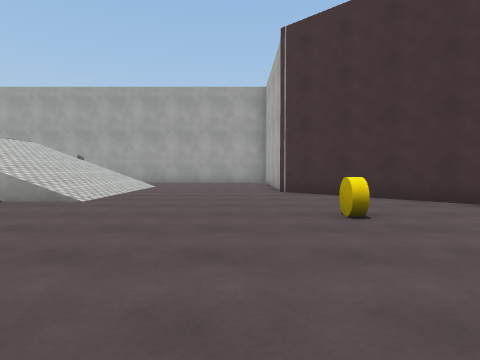
view 1 (above)

13 first-person views from a walk through a 3-D level made in the Unity game engine. The camera is 1.2 m above the floor, tilts 2° down and sees 75° across. The floor is counted in squares, 2 m on a side. Each view is taken from the middle of a square. On the plan, view 1 faces up. The plan holds only what a view shows up to about 9 squares ahead; the rest is blank. The place goes on beyond the plan. The player is left out. Surface patterns are stand-ins for the level's own textures.

view 2
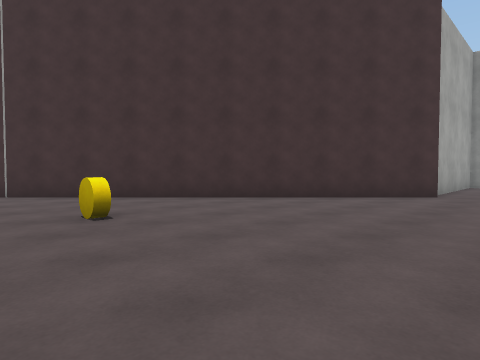

view 3
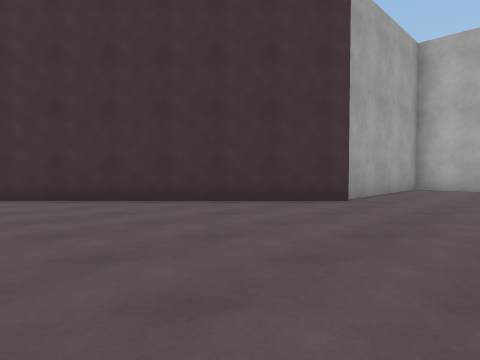

view 4
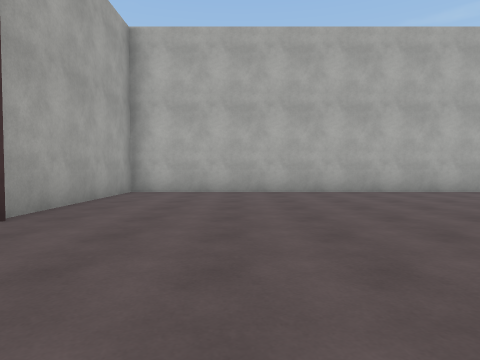

view 5
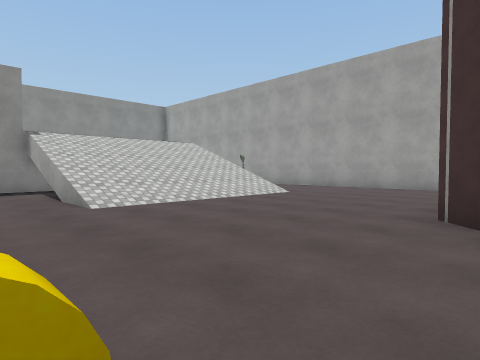

view 6
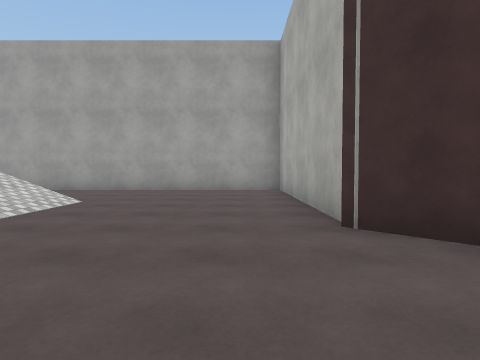

view 7
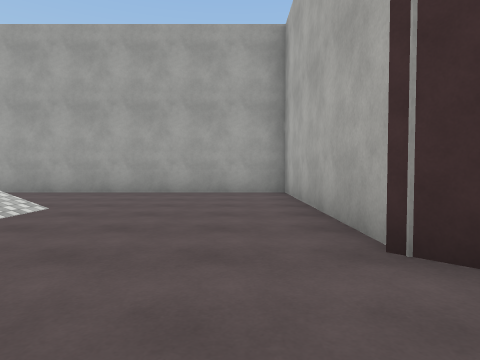

view 8
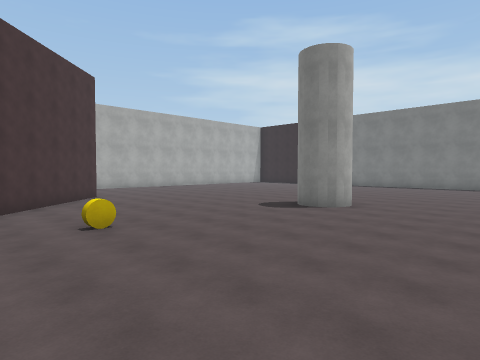

view 9
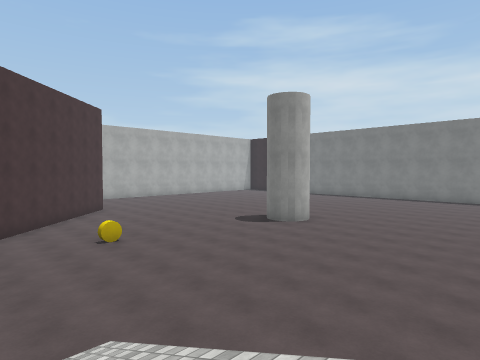

view 10
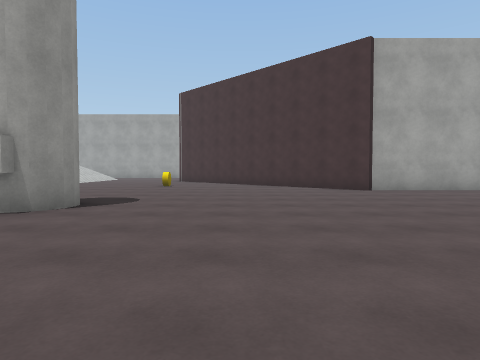

view 11
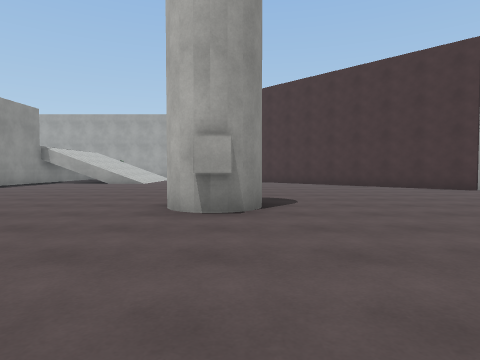

view 12
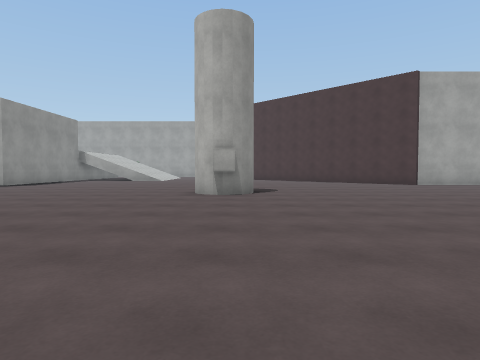

view 13
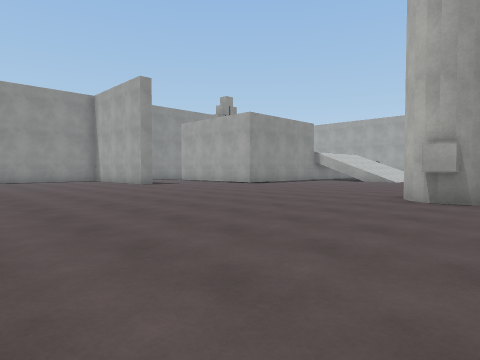

### Floor plan
Key: @ floor where view 1 was taken; # wall or solid block; . floor; / step, stairs or slope; = window, fence, low wall or low ledge; O other object.
Columns run from 8 left of view 1 to 12 right of it. Each row starts with its distance up from view 1.
 14  #########
 13    ......#
 12     .....#
 11     .....#
 10    ///...#
  9  /////...##
  8  /////....##
  7  /////.....##
  6  =////......##
  5  #...........##
  4   .......O....##
  3   .............##
  2    .............#####
  1    .................#
  0    .....@...........#
 -1    .................#
 -2    .....##..........#
 -3    ......O..........#
 -4   ..................#
 -5  ..............  ...#
 -6 ..............    ..#
 -7 .............       #
 -8 ............
 -9       .....
-10          .

Where each view was taken, in squares from view 1:
view 1: 0 up, 0 right, facing up
view 2: 0 up, 0 right, facing up-right
view 3: 1 down, 2 right, facing up-right
view 4: 1 down, 4 right, facing right
view 5: 4 up, 2 right, facing up-left
view 6: 5 up, 0 right, facing up
view 7: 6 up, 0 right, facing up
view 8: 6 up, 4 left, facing down-right
view 9: 7 up, 6 left, facing down-right
view 10: 7 down, 4 right, facing up
view 11: 7 down, 1 right, facing up
view 12: 10 down, 1 right, facing up
view 13: 9 down, 2 right, facing up-left
